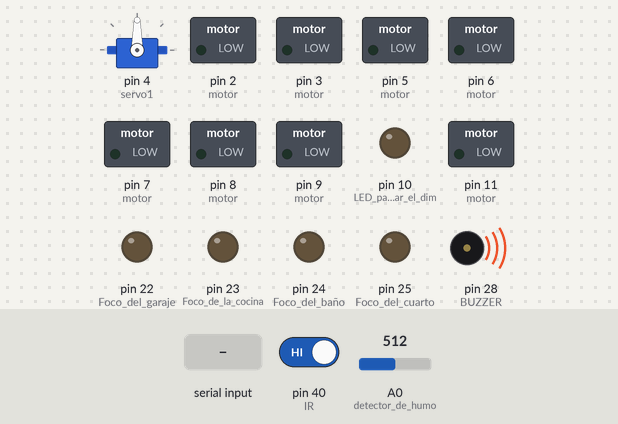
The sketch below on a simulated Arduino Mega 2560, built with avr-gcc and run on an emulated ATmega2560. Shown: servo, switched loads named in the sketch (green lamp = pin HIGH), output pins drawn as LEDs (lit = HIGH), buzzer (waves = sounding, pin HIGH). Inputs (shaded band) come from the test bench; at power-on: A0 (detector_de_humo) = 512, pin 40 (IR) HIGH.

Above: at 2.2 s.
2.3 s: "30 150\n" received over Serial
At 2.7 s:
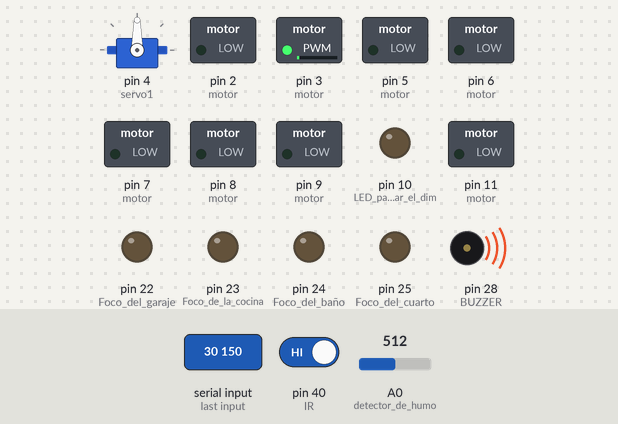
4.7 s: A0 (detector_de_humo) set to 213
6.2 s: A0 (detector_de_humo) set to 193
At 7.0 s:
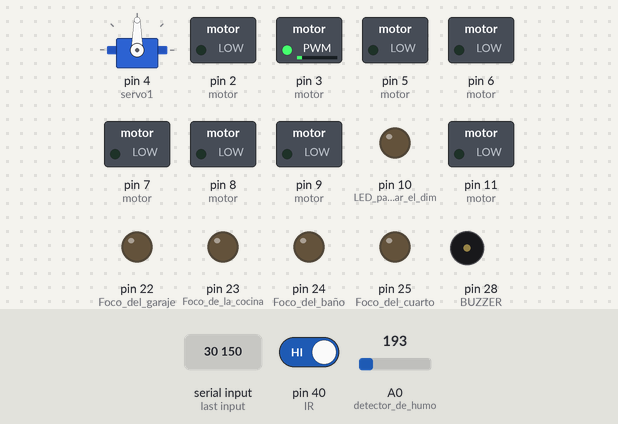
7.8 s: byte 107 ('k') received over Serial
At 8.2 s:
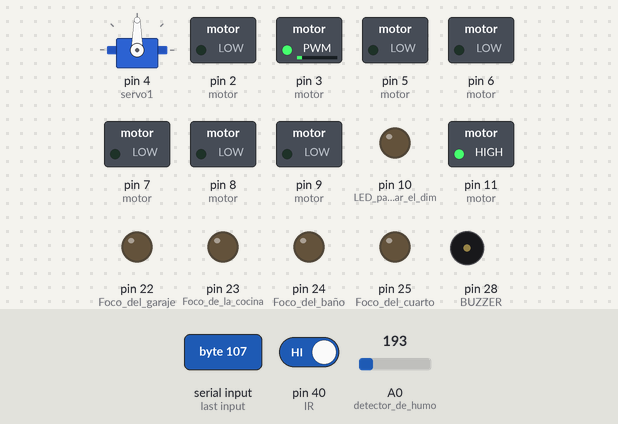
9.3 s: byte 108 ('l') received over Serial
At 10.6 s:
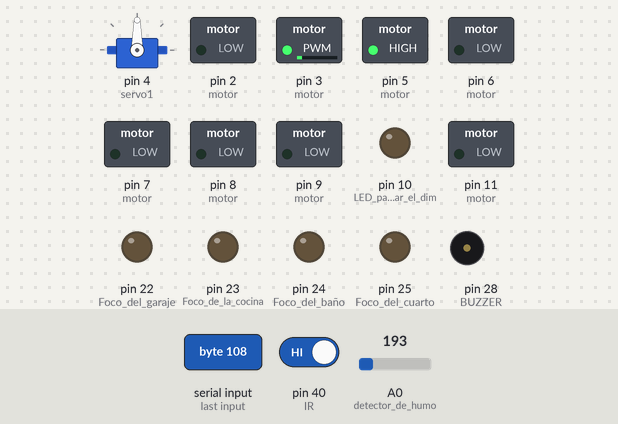
10.9 s: byte 109 ('m') received over Serial
At 11.9 s:
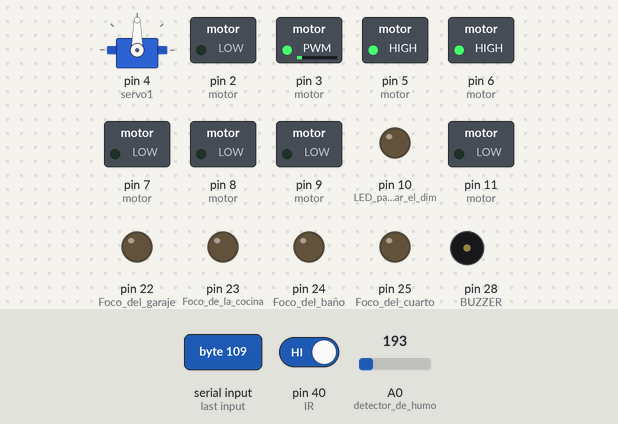
Timing chart, 0 to 13.5 s (numbered marks = the images above; inputs shaded):
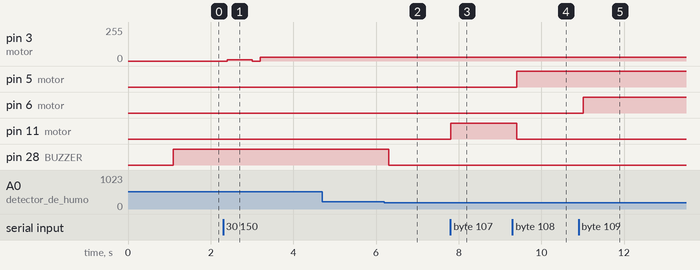

Measured:
- the behaviour switches between 200 and 199 on A0 (detector_de_humo) (found by bisection; images 1 and 2)
- after the input at 2.3 s, pin 3 (motor): 0/255 → 8/255 after 0.10 s, → 0/255 0.60 s later, → 30/255 0.20 s later
- after the input at 4.7 s, every drawn part: stays the same
- after the input at 6.2 s, pin 28 (BUZZER): HIGH → LOW after 0.11 s
- after the input at 7.8 s, pin 11 (motor): LOW → HIGH at once
- after the input at 9.3 s, pin 5 (motor): LOW → HIGH after 0.11 s; pin 11 (motor): HIGH → LOW after 0.11 s
- after the input at 10.9 s, pin 6 (motor): LOW → HIGH after 0.11 s

The sketch:

version_2.6.ino
```cpp
/* Arduino Control House  By: http://www.elprofegarcia.com/
.... Contorl digital on/off del pin 13 al pin 6
.... Dimer de los Pin 3 y 5
.... Control de Servo por PIN 4
.... Lectura analoga del Puerto AO

Conexion del Modulo Bluetooth al Arduino
usando Pin 0 y 1
Componentes conprados en la tienda: http://www.dinastiatecnologica.com/
*/

#include <Servo.h>
Servo servo1;         // Crea el servo1 con las librerias de Servo.h

String cadena, led, dato;
int regulador;
int estado=0;
int estado2=0;
int retardo=100;
int humo=0;
int valor=0;

void setup(){
  servo1.attach(4);
  pinMode(A0,INPUT);        //detector de humo
  pinMode(22,OUTPUT);       //Foco del garaje
  pinMode(23,OUTPUT);       //Foco de la cocina
  pinMode(24,OUTPUT);       //Foco del baño
  pinMode(25,OUTPUT);       //Foco del cuarto
  pinMode(2,OUTPUT);        //(+) motor del garaje
  pinMode(3,OUTPUT);        //(-) motor del garaje
  pinMode(11,OUTPUT);       //(+) motor del elevador
  pinMode(5,OUTPUT);        //(-) motor del elevador
  pinMode(6,OUTPUT);        //(+) motor de la persiana
  pinMode(7,OUTPUT);        //(-) motor de la persiana
  pinMode(27,OUTPUT);       //Focos navideños
  pinMode(8,OUTPUT);        //(+) motor del ventilador
  pinMode(9,OUTPUT);        //(-) motor del ventilador
  pinMode(28,OUTPUT);       //BUZZER
  pinMode(10,OUTPUT);       //LED para controlar el dimmer
  pinMode(40,INPUT);        //IR
  Serial.begin(9600);
  Serial2.begin(9600);
  delay(1000);
 }
 void loop(){
 if(Serial.available()>0){           // Si el puerto serie esta habilitadp
        estado = Serial.read();      // Lee lo que llega por el puerto Serie
 }

 if(estado== 'a'){                    // on/off de los pin 13 al pin 6
       digitalWrite(22,LOW);
 }
 if(estado== 'b' ){
       digitalWrite(22,HIGH);
 }
 if(estado== 'c'){
       digitalWrite(23,HIGH);
 }
 if(estado== 'd' ){
       digitalWrite(23,LOW);
 }
 if(estado== 'e'){
       digitalWrite(24,HIGH);
 }
 if(estado== 'f' ){
       digitalWrite(24,LOW);
 }
 if(estado== 'g' ){
       digitalWrite(25,HIGH);
 }
 if(estado== 'h' ){
       digitalWrite(25,LOW);
 }
 if(estado== 'i' ){             //////////////////////motores
        analogWrite(2,255);
        analogWrite(3,0);
 }
 if(estado== 'j' ){
       analogWrite(2,0);
       analogWrite(3,255);
      }
 if(estado== 'k' ){
        analogWrite(11,255);
        analogWrite(5,0);
 }
 if(estado== 'l' ){             ////////////////
      analogWrite(11,0);
      analogWrite(5,255);
 }
 if(estado== 'm' ){
       analogWrite(6,255);              ////////////no se usa persiana
       analogWrite(7,0);
 }
 if(estado== 'n' ){
       analogWrite(6,0);
       analogWrite(7,255);
 }
 if(estado== 'o' ){
      analogWrite(8,255);
      analogWrite(9,0);
 }
 if(estado== 'p' ){
       analogWrite(8,0);
       analogWrite(9,0);
 }
 if(estado== 'q' ){
      digitalWrite(27,HIGH);
      }
 if(estado== 'r' ){
      digitalWrite(27,LOW);
      }
 if(estado== 's' ){
      digitalWrite(22,LOW);
      delay(5000);
      digitalWrite(23,HIGH);
      delay(1000);
      digitalWrite(22,HIGH);
      delay(1000);
      digitalWrite(23,LOW);
      digitalWrite(25,HIGH);
      delay(2000);
      digitalWrite(24,HIGH);
      delay(1000);
      digitalWrite(24,LOW);
      digitalWrite(25,LOW);
      }

 if(estado== 't' ){
        analogWrite(11,0);
        analogWrite(5,0);
       }

if(estado== 'u' ){
        analogWrite(2,0);
        analogWrite(3,0);
       }


if(estado=='v'){
        analogWrite(5,20);
       }
if(estado=='w'){
        analogWrite(5,30);
       }
if(estado=='x'){
        analogWrite(5,60);
       }
if(estado=='y'){
        analogWrite(5,125);
       }
if(estado=='z'){
        analogWrite(5,255);
       }


 if(estado=='1'){               //  Dimer 2 conectado al pin 3
        analogWrite(3,0);
       }

 if(estado=='2'){
        analogWrite(3,3);
       }
if(estado=='3'){
        analogWrite(3,8);
       }
if(estado=='4'){
        analogWrite(3,20);
       }
if(estado=='5'){
        analogWrite(3,30);
       }
if(estado=='6'){
        analogWrite(3,60);
       }
if(estado=='7'){
        analogWrite(3,125);
       }
if(estado=='8'){
        analogWrite(3,255);
       }

  digitalRead(40);
if(40==HIGH){            // IR
  digitalWrite(28,HIGH);
  delay(300);
  digitalWrite(28,LOW);

}


  humo=analogRead(A0);
  delay (retardo);
  estado=0;

if(humo > 200){
  digitalWrite(28,HIGH);
 }else if(humo < 200){
  digitalWrite(28,LOW);
}

if(Serial2.available()>0){
  cadena = String("");
  while (Serial2.available()){
    cadena = cadena + char(Serial2.read());
    delay(1);
  }
  partirCadena();
  regulador=dato.toInt();
  Serial2.println(regulador);
  if(led=="luz1"){
    analogWrite(10,regulador);
  }
}

 delay(retardo);
 }

 void partirCadena(){
  if (cadena.indexOf(" ") >=0){
    led = cadena.substring(0, (cadena.indexOf(" ")));
    dato = cadena.substring(cadena.indexOf(" ")+1);
  }
 }
```
